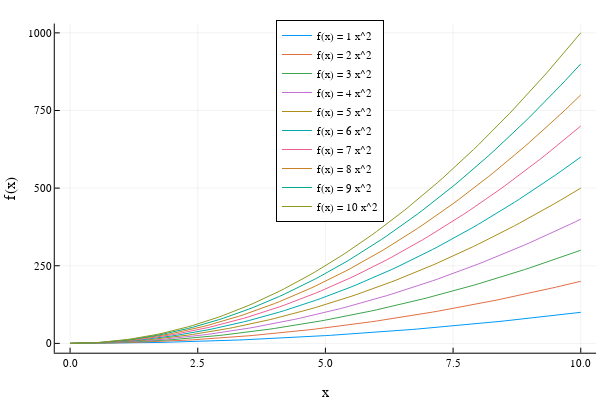

This figure's notebook cell:
### Code cell
p = plot()

for a ∈ 1:10
    f(x) = a*x^2
    p = plot!(x , f , label = "f(x) = $a x^2" , legend =:top)
end

xlabel!("x")
ylabel!("f(x)")
p
